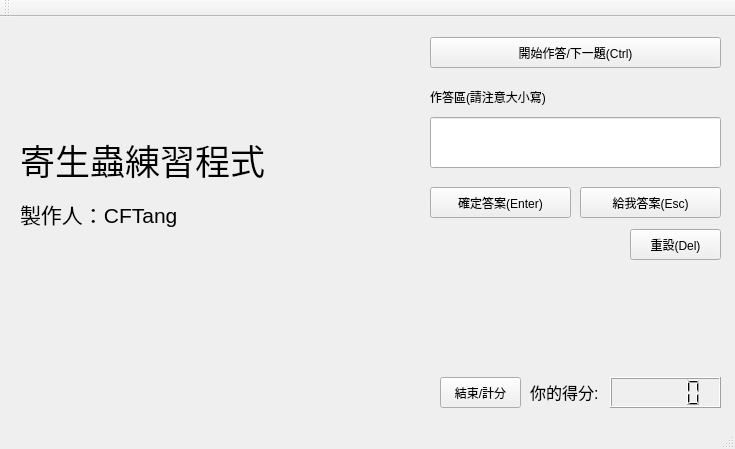
<?xml version="1.0" encoding="UTF-8"?>
<ui version="4.0">
 <class>MainWindow</class>
 <widget class="QMainWindow" name="MainWindow">
  <property name="geometry">
   <rect>
    <x>0</x>
    <y>0</y>
    <width>735</width>
    <height>449</height>
   </rect>
  </property>
  <property name="windowTitle">
   <string>MainWindow</string>
  </property>
  <widget class="QWidget" name="centralWidget">
   <widget class="QLabel" name="label1">
    <property name="geometry">
     <rect>
      <x>20</x>
      <y>10</y>
      <width>391</width>
      <height>351</height>
     </rect>
    </property>
    <property name="text">
     <string>&lt;html&gt;&lt;head/&gt;&lt;body&gt;&lt;p&gt;&lt;span style=&quot; font-size:26pt;&quot;&gt;寄生蟲練習程式&lt;/span&gt;&lt;/p&gt;&lt;p&gt;&lt;span style=&quot; font-size:16pt;&quot;&gt;製作人：CFTang&lt;/span&gt;&lt;/p&gt;&lt;p&gt;&lt;br/&gt;&lt;/p&gt;&lt;/body&gt;&lt;/html&gt;</string>
    </property>
   </widget>
   <widget class="QPushButton" name="pushButton">
    <property name="geometry">
     <rect>
      <x>430</x>
      <y>20</y>
      <width>291</width>
      <height>31</height>
     </rect>
    </property>
    <property name="text">
     <string>開始作答/下一題(Ctrl)</string>
    </property>
   </widget>
   <widget class="QLabel" name="label">
    <property name="geometry">
     <rect>
      <x>430</x>
      <y>70</y>
      <width>141</width>
      <height>20</height>
     </rect>
    </property>
    <property name="text">
     <string>作答區(請注意大小寫)</string>
    </property>
   </widget>
   <widget class="QLabel" name="label_2">
    <property name="geometry">
     <rect>
      <x>430</x>
      <y>300</y>
      <width>291</width>
      <height>61</height>
     </rect>
    </property>
    <property name="styleSheet">
     <string notr="true">font: 17pt &quot;微軟正黑體&quot;;
</string>
    </property>
    <property name="text">
     <string/>
    </property>
   </widget>
   <widget class="QLabel" name="label_ans">
    <property name="geometry">
     <rect>
      <x>430</x>
      <y>250</y>
      <width>291</width>
      <height>41</height>
     </rect>
    </property>
    <property name="styleSheet">
     <string notr="true">font: 18pt &quot;微軟正黑體&quot;;</string>
    </property>
    <property name="text">
     <string/>
    </property>
    <property name="textFormat">
     <enum>Qt::AutoText</enum>
    </property>
   </widget>
   <widget class="QPushButton" name="pushButton_2">
    <property name="geometry">
     <rect>
      <x>430</x>
      <y>170</y>
      <width>141</width>
      <height>31</height>
     </rect>
    </property>
    <property name="text">
     <string>確定答案(Enter)</string>
    </property>
   </widget>
   <widget class="QPushButton" name="pushButton_3">
    <property name="geometry">
     <rect>
      <x>580</x>
      <y>170</y>
      <width>141</width>
      <height>31</height>
     </rect>
    </property>
    <property name="text">
     <string>給我答案(Esc)</string>
    </property>
   </widget>
   <widget class="QLabel" name="label_3">
    <property name="geometry">
     <rect>
      <x>430</x>
      <y>220</y>
      <width>191</width>
      <height>16</height>
     </rect>
    </property>
    <property name="text">
     <string/>
    </property>
   </widget>
   <widget class="QPushButton" name="pushButton_4">
    <property name="geometry">
     <rect>
      <x>440</x>
      <y>360</y>
      <width>81</width>
      <height>31</height>
     </rect>
    </property>
    <property name="text">
     <string>結束/計分</string>
    </property>
   </widget>
   <widget class="QLabel" name="label_4">
    <property name="geometry">
     <rect>
      <x>530</x>
      <y>360</y>
      <width>71</width>
      <height>31</height>
     </rect>
    </property>
    <property name="text">
     <string>&lt;html&gt;&lt;head/&gt;&lt;body&gt;&lt;p&gt;&lt;span style=&quot; font-size:12pt;&quot;&gt;你的得分:&lt;/span&gt;&lt;/p&gt;&lt;/body&gt;&lt;/html&gt;</string>
    </property>
   </widget>
   <widget class="QLCDNumber" name="lcdNumber">
    <property name="geometry">
     <rect>
      <x>610</x>
      <y>360</y>
      <width>111</width>
      <height>31</height>
     </rect>
    </property>
   </widget>
   <widget class="QLineEdit" name="text02">
    <property name="geometry">
     <rect>
      <x>430</x>
      <y>100</y>
      <width>291</width>
      <height>51</height>
     </rect>
    </property>
   </widget>
   <widget class="QPushButton" name="pushButton_5">
    <property name="geometry">
     <rect>
      <x>630</x>
      <y>212</y>
      <width>91</width>
      <height>31</height>
     </rect>
    </property>
    <property name="text">
     <string>重設(Del)</string>
    </property>
   </widget>
  </widget>
  <widget class="QMenuBar" name="menuBar">
   <property name="geometry">
    <rect>
     <x>0</x>
     <y>0</y>
     <width>735</width>
     <height>22</height>
    </rect>
   </property>
  </widget>
  <widget class="QToolBar" name="mainToolBar">
   <attribute name="toolBarArea">
    <enum>TopToolBarArea</enum>
   </attribute>
   <attribute name="toolBarBreak">
    <bool>false</bool>
   </attribute>
  </widget>
  <widget class="QStatusBar" name="statusBar"/>
 </widget>
 <layoutdefault spacing="6" margin="11"/>
 <resources/>
 <connections/>
</ui>
